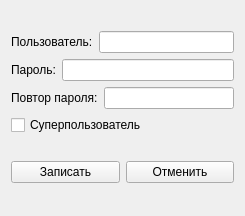
<?xml version="1.0" encoding="UTF-8"?>
<ui version="4.0">
 <class>FPolzEdit</class>
 <widget class="QWidget" name="FPolzEdit">
  <property name="windowModality">
   <enum>Qt::ApplicationModal</enum>
  </property>
  <property name="geometry">
   <rect>
    <x>0</x>
    <y>0</y>
    <width>245</width>
    <height>216</height>
   </rect>
  </property>
  <property name="windowTitle">
   <string>Form</string>
  </property>
  <layout class="QVBoxLayout" name="verticalLayout_2">
   <item>
    <layout class="QVBoxLayout" name="verticalLayout">
     <item>
      <layout class="QHBoxLayout" name="horizontalLayout">
       <item>
        <widget class="QLabel" name="label">
         <property name="text">
          <string>Пользователь:</string>
         </property>
        </widget>
       </item>
       <item>
        <widget class="QLineEdit" name="le_polz"/>
       </item>
      </layout>
     </item>
     <item>
      <layout class="QHBoxLayout" name="horizontalLayout_2">
       <item>
        <widget class="QLabel" name="label_2">
         <property name="text">
          <string>Пароль:</string>
         </property>
        </widget>
       </item>
       <item>
        <widget class="QLineEdit" name="le_pas1"/>
       </item>
      </layout>
     </item>
     <item>
      <layout class="QHBoxLayout" name="horizontalLayout_3">
       <item>
        <widget class="QLabel" name="label_3">
         <property name="text">
          <string>Повтор пароля:</string>
         </property>
        </widget>
       </item>
       <item>
        <widget class="QLineEdit" name="le_pas2"/>
       </item>
      </layout>
     </item>
     <item>
      <widget class="QCheckBox" name="cb_super">
       <property name="text">
        <string>Суперпользователь</string>
       </property>
      </widget>
     </item>
    </layout>
   </item>
   <item>
    <layout class="QHBoxLayout" name="horizontalLayout_4">
     <item>
      <widget class="QPushButton" name="btnOk">
       <property name="text">
        <string>Записать</string>
       </property>
       <property name="icon">
        <iconset resource="res.qrc">
         <normaloff>:/res/1/upgrade_downgrade_account.png</normaloff>:/res/1/upgrade_downgrade_account.png</iconset>
       </property>
       <property name="iconSize">
        <size>
         <width>32</width>
         <height>32</height>
        </size>
       </property>
      </widget>
     </item>
     <item>
      <widget class="QPushButton" name="btnCancel">
       <property name="text">
        <string>Отменить</string>
       </property>
       <property name="icon">
        <iconset resource="res.qrc">
         <normaloff>:/res/1/list_suspended_accounts.png</normaloff>:/res/1/list_suspended_accounts.png</iconset>
       </property>
       <property name="iconSize">
        <size>
         <width>32</width>
         <height>32</height>
        </size>
       </property>
      </widget>
     </item>
    </layout>
   </item>
  </layout>
 </widget>
 <resources>
  <include location="res.qrc"/>
 </resources>
 <connections/>
</ui>
